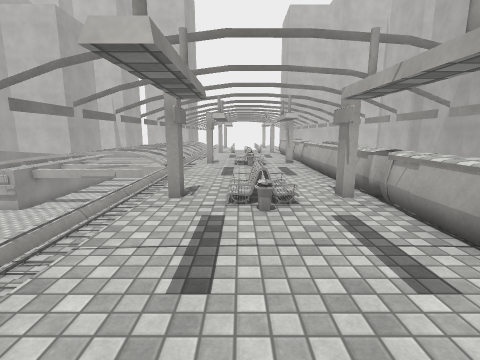
[1] (above)

22 first-person views from a walk through a 3-D level made in the Unity game engine. The camera is 1.5 m above the floor, tilts 10° down and sees 85° across. The floor is counted in squares, 1 m on a side. Each view is taken from the middle of a square. On the plan, view 1 faces up. The plan holds only what a view shows up to about 14 squares ahead; the rest is blank. The place goes on beyond the plan. Surface patterns are stand-ins for the level's own textures.

[2]
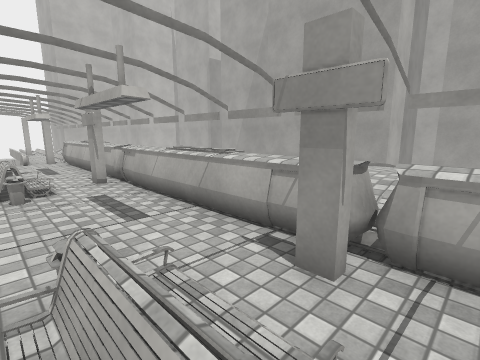

[3]
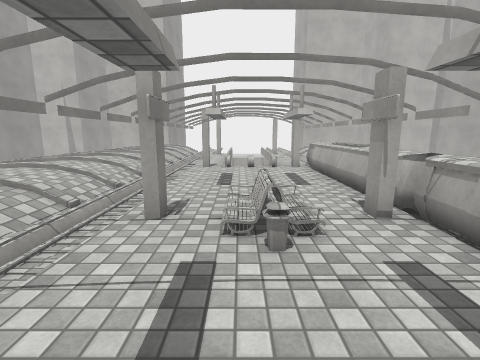

[4]
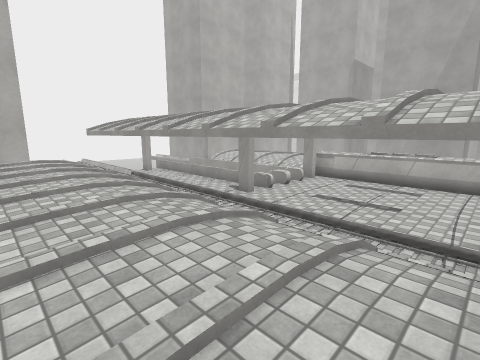

[5]
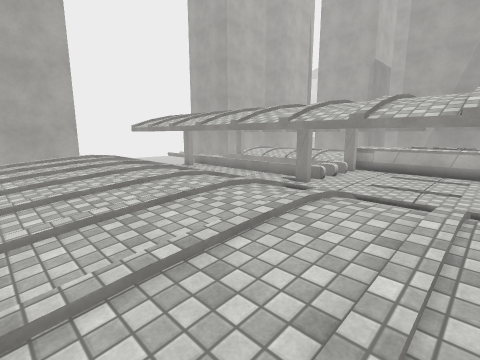

[6]
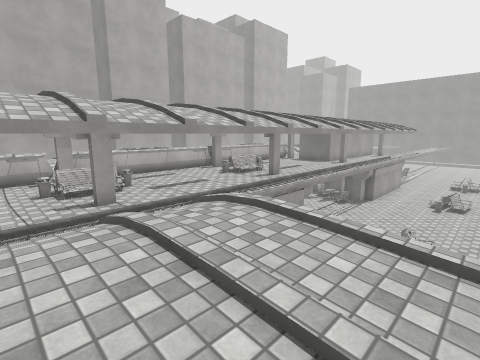

[7]
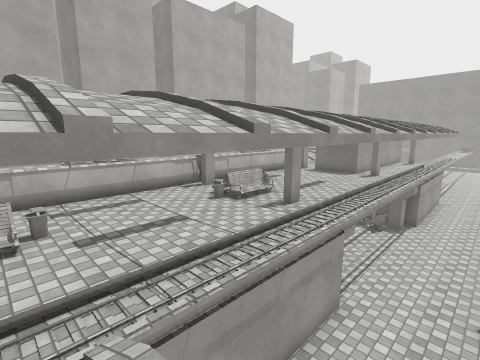

[8]
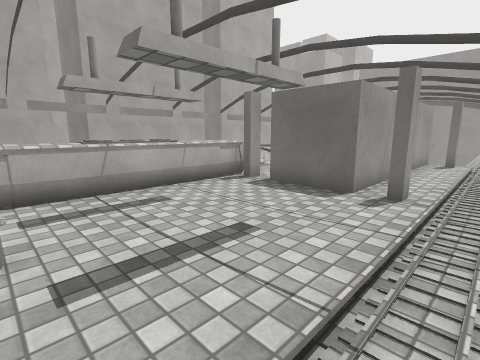

[9]
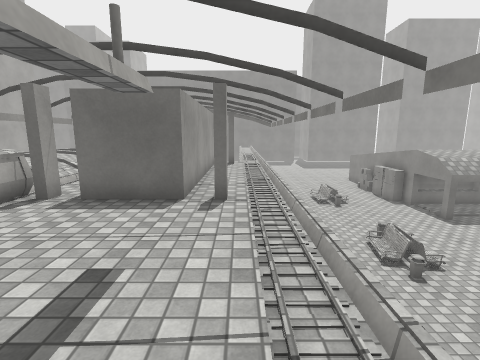

[10]
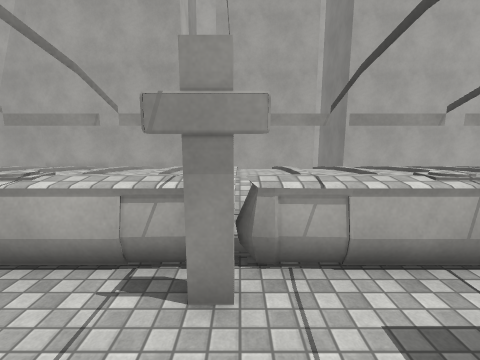

[11]
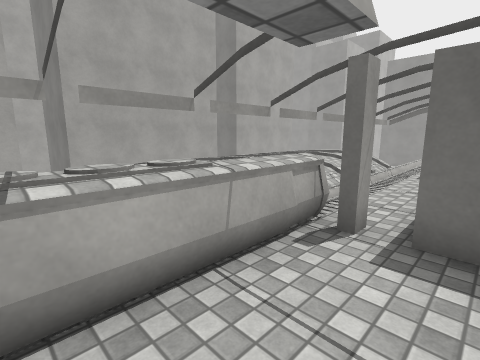

[12]
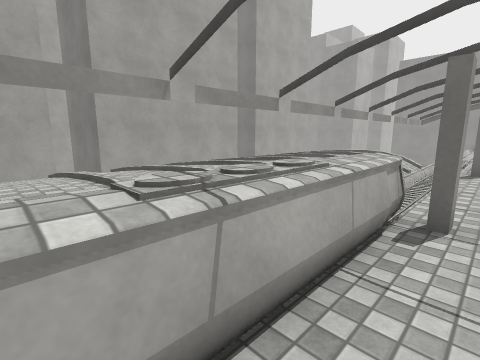

[13]
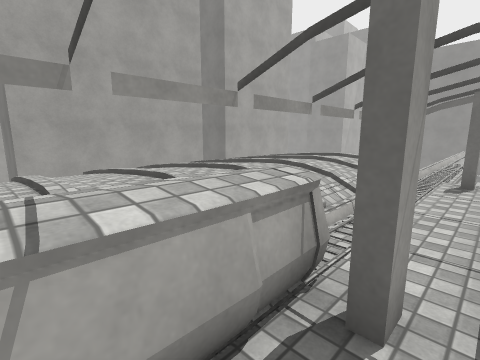

[14]
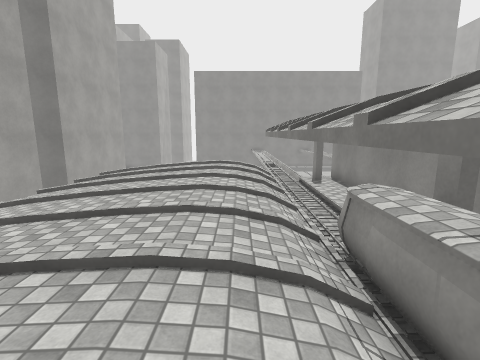

[15]
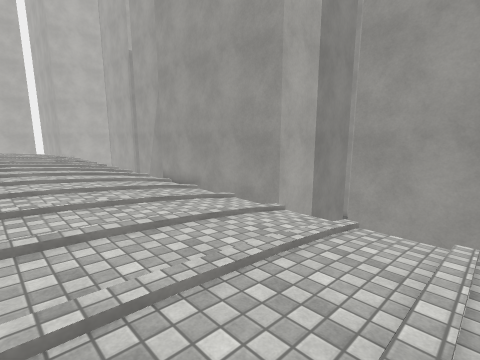

[16]
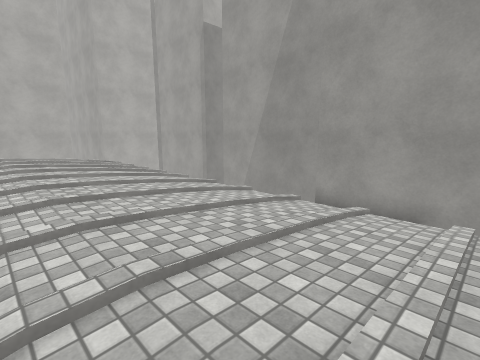

[17]
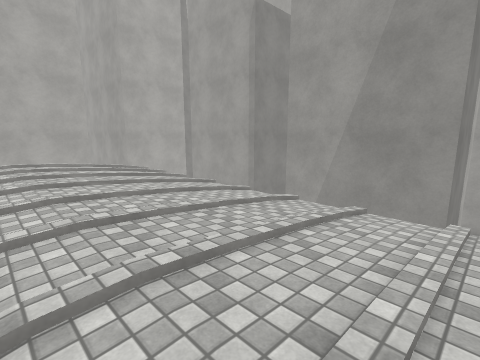

[18]
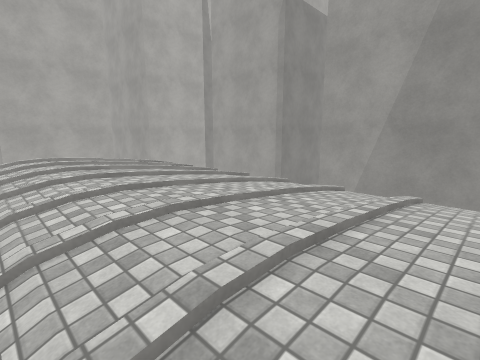

[19]
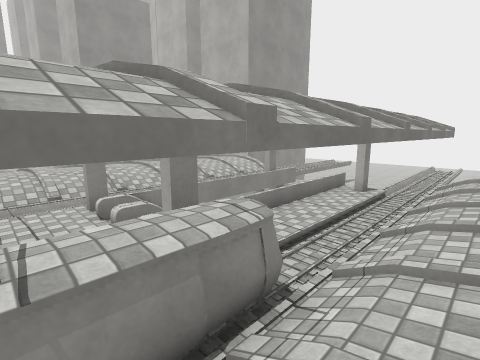

[20]
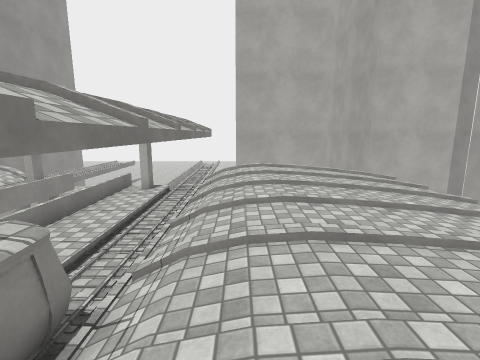

[21]
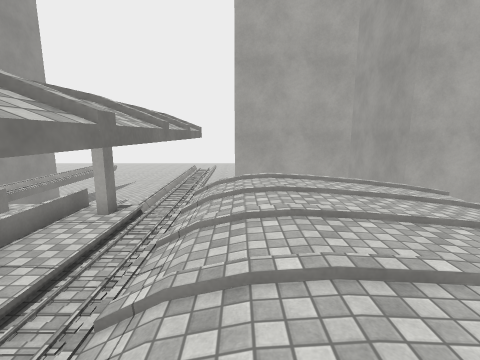

[22]
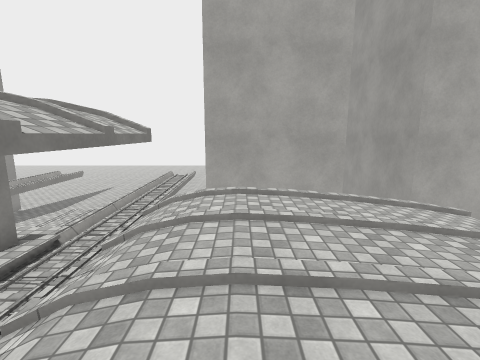

### Floor plan
Key: @ floor where view 1 was taken; # wall or solid block; x gap in a wall; . main floor; - floor 0.25 m lower than the main floor; _ floor 0.5 m lower than the main floor; < floor 0.75 m lower than the main floor; / step, stairs or slope; = window, fence, low wall or low ledge; ^ raised ledge; v drop or lower ground.
Columns run from 10 left of view 1 to 15 right of it. Each row starts with its distance up from view 1.
 37      vv<v    v<       v
 36     #  <v    v<       v
 35     #  <v    v<       v
 34        <v    v< #^    v
 33        <v    v< vvvvvvv
 32  ###v  <v    v<       v###
 31  vvvvvv vv vvv<vvvvvvvvv
 30  -..../  < << </....--//
 29  /////  #/  /#<////////
 28  -..../<_   _/</....--//
 27  ///// <__  _/</....--//
 26 --..../<__  _/</....--//
 25 --....#<__  _/</....--
 24 --..../<__  _/</....--/
 23 --....#<__   /</....--/
 22 --..../<__##_/</....--/  #
 21 --....#<__##xx=/....--/  #
 20 --..../<_____^=/....--// #
 19 --..../<_____^=/....--// #
 18 --....#<_____^=/....--// #
 17  -..../<_____^=/....--// v
 16 --....#<_____^=/....--//#
 15  -..../<_____^= ....--//#
 14  /////#<#_/=_##/////////#
 13  -..../<__-/_^= ....--_v#
 12 vvvvvv#</__#_^= ///////v^
 11 vv    v<_____^=  ...--_ ^
 10 vv    v</____^=/ //////v^
  9  v    v<_____^=/ ...--_v##
  8      vv</____^=/ //////v
  7     vvv<__/#_^=/....--_v v
  6    vvvv<#_-/_##////////v #
  5    vvvv<___#_^=/  ..--_v #
  4  vvvvvv</____^=/ //////v #
  3  vvvvvv<_____^=/....--   #
  2  vvvvvv</____^=///////   v
  1  vvvvvv<_____^=/....--
  0  vvvvvv</_@__^=///////   v
 -1  vvvvvv<__##_#=/....--   #
 -2  vvvvvv</_##_/<////////v #
 -3 vvvvvvv<__##_/</....--_  #
 -4 vvvvvvv</_##_/<////////  #
 -5 vvvvvv <__##_/</....--_v #
 -6 vvvvv v</_##_/<////////v #
 -7 vvvvv  <__##_/</....--   #
 -8 vvvvv   /_##_/<////////v #
 -9         /####/</..       v
-10               < vvvvvvvv
-11              v<

Where each view was taken, in squares from view 1:
view 1: 0 up, 0 right, facing up
view 2: 5 up, 0 right, facing up-right
view 3: 9 up, 0 right, facing up
view 4: 15 up, 8 left, facing up-right
view 5: 16 up, 10 left, facing up-right
view 6: 16 up, 9 left, facing down-right
view 7: 13 up, 6 left, facing down-right
view 8: 5 up, 3 left, facing down-right
view 9: 5 up, 2 left, facing down
view 10: 6 up, 0 right, facing right
view 11: 3 up, 1 right, facing down-right
view 12: 4 up, 2 right, facing down-right
view 13: 1 up, 2 right, facing down-right
view 14: 3 up, 6 right, facing down
view 15: 4 up, 7 right, facing up-right
view 16: 12 up, 6 right, facing up-right
view 17: 16 up, 6 right, facing up-right
view 18: 17 up, 5 right, facing up-right
view 19: 19 up, 6 right, facing up-left
view 20: 19 up, 6 right, facing up
view 21: 22 up, 6 right, facing up
view 22: 24 up, 7 right, facing up
